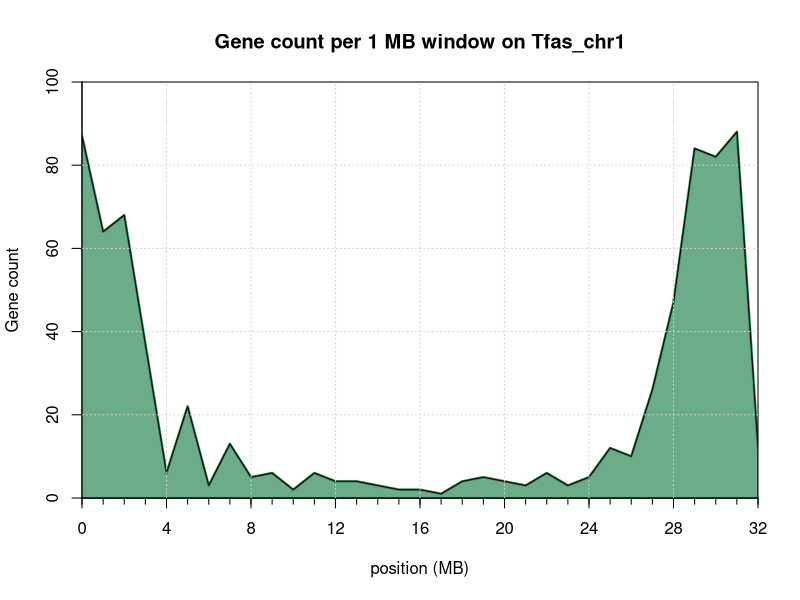
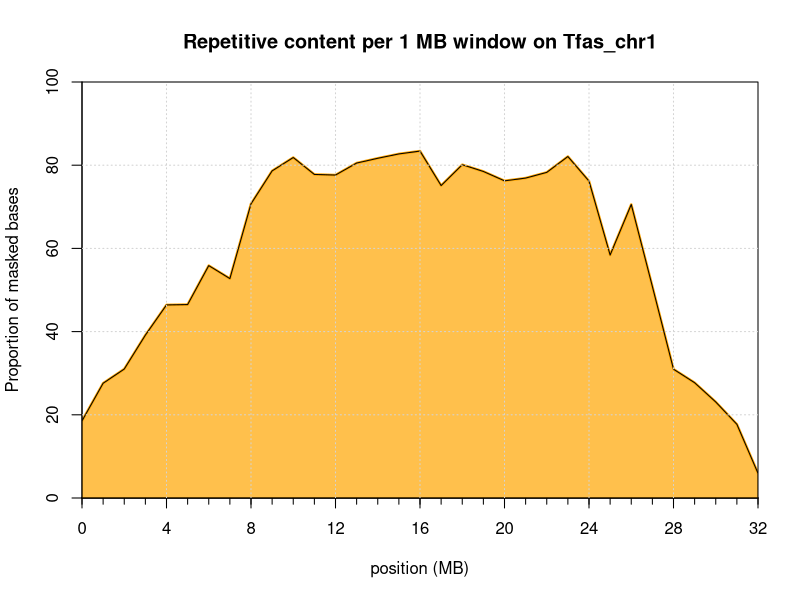
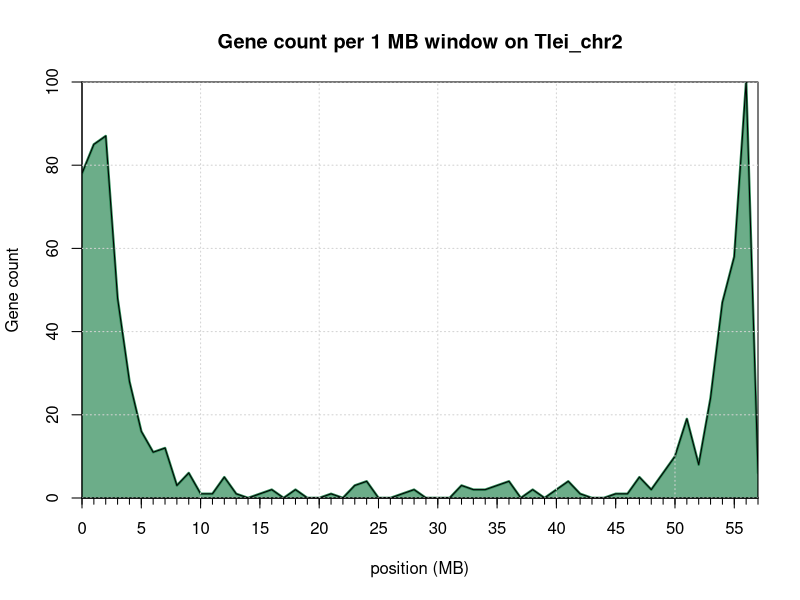
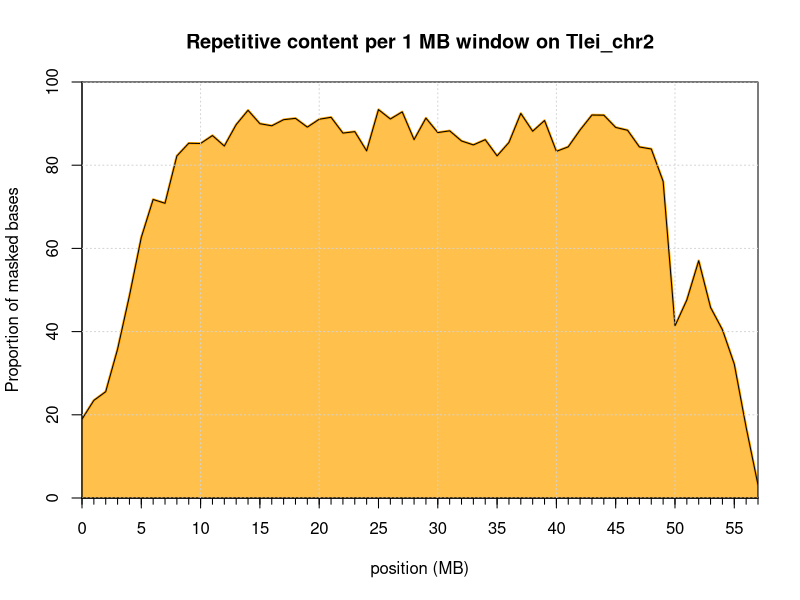
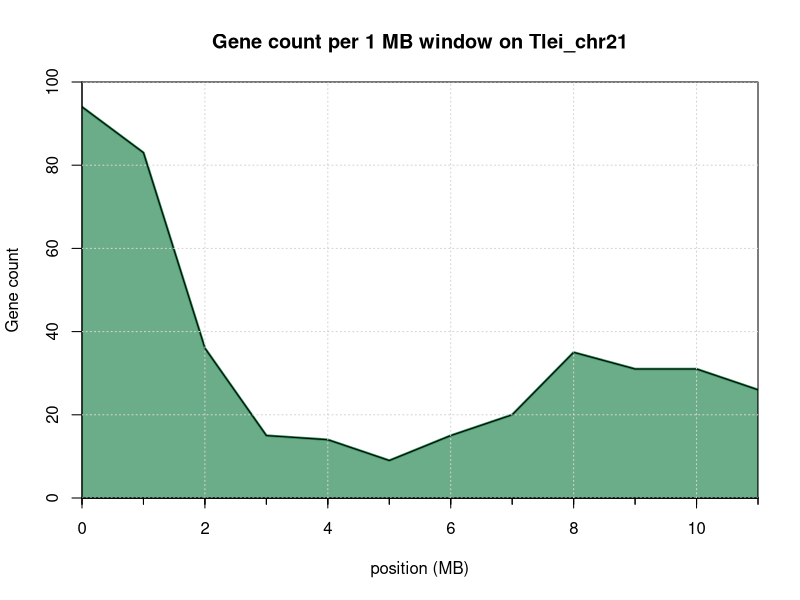
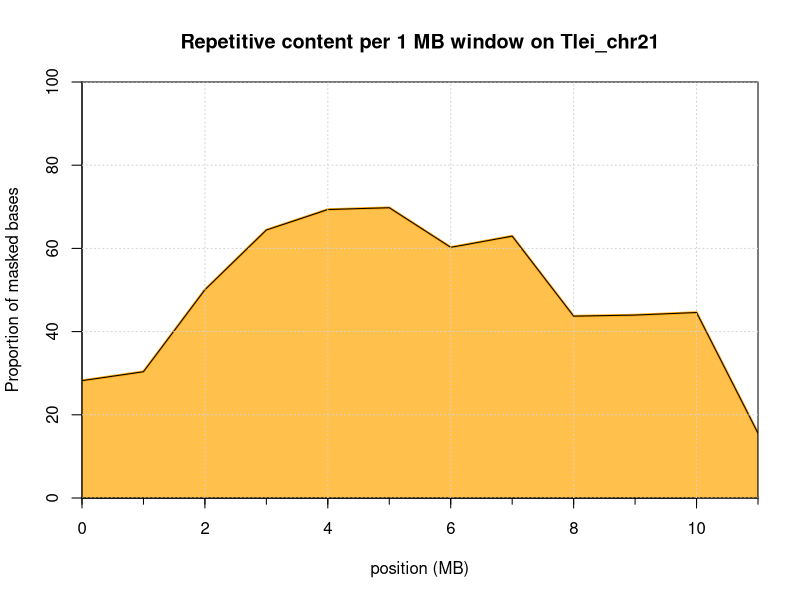

R code for these plots, in order:
### Comparison of syntenic chromosomes in Tfas and Tlei and the positions of gene-rich and TE-rich 
#### areas

## The idea here is to create per-chromosome pair flat plots to see more clearly whether gene-rich 
## areas have shifted between both species

setwd('/Users/clara/bio-info_phd/Comparative_genomics/Circular_figure/')

# Read in genic content
Tfas_onetoone <- read.table("Tfas_one-to-one_gene_counts_1Mb_windows_curated_ogs.25scaffolds.txt", header = T)
Tlei_onetoone <- read.table("Tlei_one-to-one_gene_counts_1Mb_windows_curated_ogs.25scaffolds.txt", header = T)
Tfas_onetoone$V2 <- (Tfas_onetoone$V2)/1000000
Tlei_onetoone$start_window <- (Tlei_onetoone$start_window)/1000000

# Read in repetitive content
Tfas_rep <- read.table("TE_content_Tfas_per1MBwindow_py.txt", header = T)
Tfas_rep$start_window <- (Tfas_rep$start_window)/1000000
Tlei_rep <- read.table("TE_content_Tlei_per1MBwindow_py.txt", header = T)
Tlei_rep$start_window <- (Tlei_rep$start_window)/1000000
summary(Tfas_rep)
# Chr1 Tfas
# Genic content
chr1 <- Tfas_onetoone[Tfas_onetoone$chrom == "Scaffold_2199",]
plot(chr1$V4~chr1$V2, type="l", lwd=2.5,lty=1, ylim=c(0,100), 
     xlab="position (MB)",
     ylab="Gene count", 
     xaxs = "i",
     yaxs = "i",
     col="seagreen",xaxt="n")+
  title(main = "Gene count per 1 MB window on Tfas_chr1",)
axis(1, xaxp  = c(0, 32, 8), las=1)
axis(1, tck=-0.015, col.ticks="black", xaxp = c(0,32, 32), labels = F)
polygon(c(chr1$V2[chr1$V2>=0], max(chr1$V2), 0), c(chr1$V4[chr1$V2>=0], 0, 0), 
        col=adjustcolor("seagreen",alpha.f=0.7))
grid(nx = 8, ny = 5)

# Repetitive content
Tfas_chr1_rep <- Tfas_rep[Tfas_rep$chrom == "Tfas_chr1",]
plot(Tfas_chr1_rep$perc_te~Tfas_chr1_rep$start_window, type="l", lwd=2.5,lty=1, ylim=c(0,100), 
     xlab="position (MB)",
     ylab="Proportion of masked bases", 
     xaxs = "i",
     yaxs = "i",
     col="orange",xaxt="n")+
  title(main = "Repetitive content per 1 MB window on Tfas_chr1",)
axis(1, xaxp  = c(0, 32, 8), las=1)
axis(1, tck=-0.015, col.ticks="black", xaxp = c(0,32, 32), labels = F)
polygon(c(Tfas_chr1_rep$start_window[Tfas_chr1_rep$start_window>=0], max(Tfas_chr1_rep$start_window), 0), c(Tfas_chr1_rep$perc_te[Tfas_chr1_rep$start_window>=0], 0, 0), 
        col=adjustcolor("orange",alpha.f=0.7))
grid(nx = 8, ny = 5)


# Chr2 Tlei
# Genic content
chr2_lei <- Tlei_onetoone[Tlei_onetoone$chrom == "Scaffold_10370",]
plot(chr2_lei$gene_count~chr2_lei$start_window, type="l", lwd=2.5,lty=1, ylim=c(0,100), 
     xlab="position (MB)",
     ylab="Gene count", 
     xaxs = "i",
     yaxs = "i",
     col="seagreen",xaxt="n")+
  title(main = "Gene count per 1 MB window on Tlei_chr2",)
axis(1, xaxp  = c(0, 60, 12), las=1)
axis(1, tck=-0.015, col.ticks="black", xaxp = c(0,58, 58), labels = F)
polygon(c(chr2_lei$start_window[chr2_lei$start_window>=0], max(chr2_lei$start_window), 0), c(chr2_lei$gene_count[chr2_lei$start_window>=0], 0, 0), 
        col=adjustcolor("seagreen",alpha.f=0.7))
grid()

# Repetitive content
Tlei_chr2_rep <- Tlei_rep[Tlei_rep$chrom == "Tlei_chr2",]
plot(Tlei_chr2_rep$perc_te~Tlei_chr2_rep$start_window, type="l", lwd=2.5,lty=1, ylim=c(0,100), 
     xlab="position (MB)",
     ylab="Proportion of masked bases", 
     xaxs = "i",
     yaxs = "i",
     col="orange",xaxt="n")+
  title(main = "Repetitive content per 1 MB window on Tlei_chr2",)
axis(1, xaxp  = c(0, 60, 12), las=1)
axis(1, tck=-0.015, col.ticks="black", xaxp = c(0,58, 58), labels = F)
polygon(c(Tlei_chr2_rep$start_window[Tlei_chr2_rep$start_window>=0], max(Tlei_chr2_rep$start_window), 0), c(Tlei_chr2_rep$perc[Tlei_chr2_rep$start_window>=0], 0, 0), 
        col=adjustcolor("orange",alpha.f=0.7))
grid()

dev.off()

#---
#Chr26 Tlei

chr21_lei <- Tlei_onetoone[Tlei_onetoone$chrom == "Scaffold_10430",]
plot(chr21_lei$gene_count~chr21_lei$start_window, type="l", lwd=2.5,lty=1, ylim=c(0,100), 
     xlab="position (MB)",
     ylab="Gene count", 
     xaxs = "i",
     yaxs = "i",
     col="seagreen",xaxt="n")+
  title(main = "Gene count per 1 MB window on Tlei_chr21",)
axis(1, xaxp  = c(0, 12, 6), las=1)
axis(1, tck=-0.015, col.ticks="black", xaxp = c(0,58, 58), labels = F)
axis(1, tck=-0.015, col.ticks="black", xaxp = c(0,58, 58), labels = F)
polygon(c(chr21_lei$start_window[chr21_lei$start_window>=0], max(chr21_lei$start_window), 0), c(chr21_lei$gene_count[chr21_lei$start_window>=0], 0, 0), 
        col=adjustcolor("seagreen",alpha.f=0.7))
grid()

# Repetitive content
Tlei_chr21_rep <- Tlei_rep[Tlei_rep$chrom == "Tlei_chr21",]
plot(Tlei_chr21_rep$perc_te~Tlei_chr21_rep$start_window, type="l", lwd=2.5,lty=1, ylim=c(0,100), 
     xlab="position (MB)",
     ylab="Proportion of masked bases", 
     xaxs = "i",
     yaxs = "i",
     col="orange",xaxt="n")+
  title(main = "Repetitive content per 1 MB window on Tlei_chr21",)
axis(1, xaxp  = c(0, 10, 5), las=1)
axis(1, tck=-0.015, col.ticks="black", xaxp = c(0,58, 58), labels = F)
polygon(c(Tlei_chr21_rep$start_window[Tlei_chr21_rep$start_window>=0], max(Tlei_chr21_rep$start_window), 0), c(Tlei_chr21_rep$perc[Tlei_chr21_rep$start_window>=0], 0, 0), 
        col=adjustcolor("orange",alpha.f=0.7))
grid()